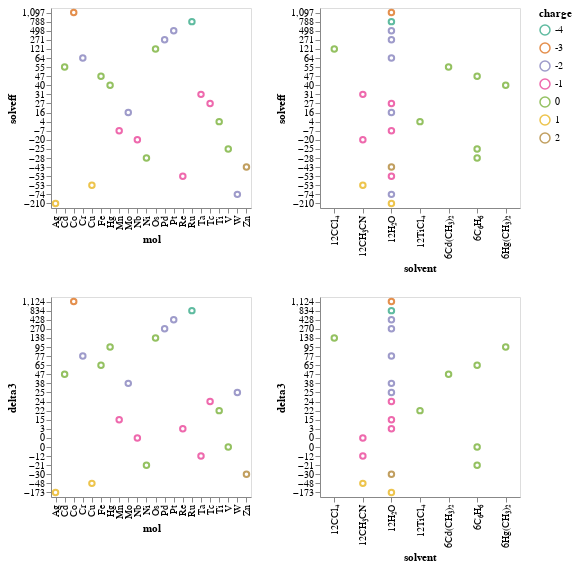

This figure's notebook cell:
### Code cell
chart=alt.Chart(df_adf_all).mark_point().encode(
    alt.X(alt.repeat("column"), type='ordinal'),
    alt.Y(alt.repeat("row"), type='ordinal',
          sort='descending',
          axis=alt.Axis(format=",.0f")
         ),
    color=alt.Color('charge', type='nominal', scale=alt.Scale(scheme='dark2'))
).properties(
    width=200,
    height=200
).repeat(
    row=['solveff', 'delta3'],
    column=['mol', 'solvent']
).interactive()

chart

### Figure 1 — Vega-Lite specification as saved in the notebook (floating-point values rounded to 4 significant figures)
{"config": {"view": {"continuousWidth": 400, "continuousHeight": 300}}, "repeat": {"column": ["mol", "solvent"], "row": ["solveff", "delta3"]}, "spec": {"data": {"name": "data-7557b93c233c3a938dcf9fa672e4824f"}, "mark": "point", "encoding": {"color": {"type": "nominal", "field": "charge", "scale": {"scheme": "dark2"}}, "x": {"type": "ordinal", "field": {"repeat": "column"}}, "y": {"type": "ordinal", "axis": {"format": ",.0f"}, "field": {"repeat": "row"}, "sort": "descending"}}, "height": 200, "selection": {"selector045": {"type": "interval", "bind": "scales", "encodings": ["x", "y"]}}, "width": 200}, "$schema": "https://vega.github.io/schema/vega-lite/v4.8.1.json", "datasets": {"data-7557b93c233c3a938dcf9fa672e4824f": [{"mol": "Ti", "x_labels": "Ti", "where": "SO-ZORA", "solveff": 4.3, "row": 4, "charge": 0, "solvent": "12TiCl₄", "delta1": 22.18, "delta2": 21.68, "delta3": 21.85, "delta4": 4.3, "Delta1": 22.18, "Delta2": -0.5, "Delta3": 0.17, "Delta4": -17.55, "d1": -0.02176, "d2": -0.02115, "d3": -0.02136, "d4": -0.0}, {"mol": "V", "x_labels": "V", "where": "SO-ZORA", "solveff": -25.33, "row": 4, "charge": 0, "solvent": "6C₆H₆", "delta1": 2.814, "delta2": 1.017, "delta3": -0.105, "delta4": -25.33, "Delta1": 2.814, "Delta2": -1.797, "Delta3": -1.122, "Delta4": -25.23, "d1": -0.01513, "d2": -0.01417, "d3": -0.01356, "d4": -0.0}, {"mol": "Cr", "x_labels": "Cr", "where": "SO-ZORA", "solveff": 63.86, "row": 4, "charge": -2, "solvent": "12H₂O", "delta1": 123.0, "delta2": 104.0, "delta3": 76.65, "delta4": 63.86, "Delta1": 123.0, "Delta2": -19.01, "Delta3": -27.38, "Delta4": -12.8, "d1": -0.02171, "d2": -0.01474, "d3": -0.004694, "d4": -0.0}, {"mol": "Mn", "x_labels": "Mn", "where": "SO-ZORA", "solveff": -7.242, "row": 4, "charge": -1, "solvent": "12H₂O", "delta1": 35.49, "delta2": 29.14, "delta3": 15.23, "delta4": -7.242, "Delta1": 35.49, "Delta2": -6.351, "Delta3": -13.91, "Delta4": -22.47, "d1": -0.01086, "d2": -0.009246, "d3": -0.005711, "d4": -0.0}, {"mol": "Fe", "x_labels": "Fe", "where": "SO-ZORA", "solveff": 47.11, "row": 4, "charge": 0, "solvent": "6C₆H₆", "delta1": 67.43, "delta2": 65.41, "delta3": 64.57, "delta4": 47.11, "Delta1": 67.43, "Delta2": -2.017, "Delta3": -0.841, "Delta4": -17.46, "d1": -0.008717, "d2": -0.007852, "d3": -0.007491, "d4": -0.0}, {"mol": "Co", "x_labels": "Co", "where": "SO-ZORA", "solveff": 1097.0, "row": 4, "charge": -3, "solvent": "12H₂O", "delta1": 1098.0, "delta2": 1128.0, "delta3": 1124.0, "delta4": 1097.0, "Delta1": 1098.0, "Delta2": 29.28, "Delta3": -3.119, "Delta4": -27.11, "d1": -0.0001645, "d2": -0.005234, "d3": -0.004694, "d4": -0.0}, {"mol": "Ni", "x_labels": "Ni", "where": "SO-ZORA", "solveff": -27.54, "row": 4, "charge": 0, "solvent": "6C₆H₆", "delta1": -9.36, "delta2": -17.95, "delta3": -21.46, "delta4": -27.54, "Delta1": -9.36, "Delta2": -8.592, "Delta3": -3.505, "Delta4": -6.087, "d1": -0.01116, "d2": -0.005885, "d3": -0.003735, "d4": -0.0}, {"mol": "Cu", "x_labels": "Cu", "where": "SO-ZORA", "solveff": -53.46, "row": 4, "charge": 1, "solvent": "12CH₃CN", "delta1": -23.3, "delta2": -44.89, "delta3": -47.87, "delta4": -53.46, "Delta1": -23.3, "Delta2": -21.59, "Delta3": -2.983, "Delta4": -5.593, "d1": 0.0632, "d2": 0.01797, "d3": 0.01172, "d4": 0.0}, {"mol": "Zn", "x_labels": "Zn", "where": "SO-ZORA", "solveff": -43.15, "row": 4, "charge": 2, "solvent": "12H₂O", "delta1": -29.68, "delta2": -30.29, "delta3": -30.12, "delta4": -43.15, "Delta1": -29.68, "Delta2": -0.611, "Delta3": 0.171, "Delta4": -13.02, "d1": 0.007035, "d2": 0.006715, "d3": 0.006805, "d4": 0.0}, {"mol": "Nb", "x_labels": "Nb", "where": "SO-ZORA", "solveff": -19.51, "row": 5, "charge": -1, "solvent": "12CH₃CN", "delta1": 15.89, "delta2": 3.21, "delta3": 0.179, "delta4": -19.51, "Delta1": 15.89, "Delta2": -12.68, "Delta3": -3.031, "Delta4": -19.69, "d1": -0.1114, "d2": -0.07148, "d3": -0.06194, "d4": -0.0}, {"mol": "Mo", "x_labels": "Mo", "where": "SO-ZORA", "solveff": 16.26, "row": 5, "charge": -2, "solvent": "12H₂O", "delta1": 69.5, "delta2": 57.48, "delta3": 38.01, "delta4": 16.26, "Delta1": 69.5, "Delta2": -12.02, "Delta3": -19.47, "Delta4": -21.75, "d1": -0.09522, "d2": -0.07372, "d3": -0.0389, "d4": -0.0}, {"mol": "Tc", "x_labels": "Tc", "where": "SO-ZORA", "solveff": 26.99, "row": 5, "charge": -1, "solvent": "12H₂O", "delta1": 22.69, "delta2": 28.88, "delta3": 23.9, "delta4": 26.99, "Delta1": 22.69, "Delta2": 6.184, "Delta3": -4.982, "Delta4": 3.092, "d1": 0.003026, "d2": -0.001332, "d3": 0.002179, "d4": -0.0}, {"mol": "Ru", "x_labels": "Ru", "where": "SO-ZORA", "solveff": 787.8, "row": 5, "charge": -4, "solvent": "12H₂O", "delta1": 828.1, "delta2": 831.8, "delta3": 834.2, "delta4": 787.8, "Delta1": 828.1, "Delta2": 3.637, "Delta3": 2.412, "Delta4": -46.41, "d1": -0.04974, "d2": -0.05423, "d3": -0.0572, "d4": -0.0}, {"mol": "Pd", "x_labels": "Pd", "where": "SO-ZORA", "solveff": 271.0, "row": 5, "charge": -2, "solvent": "12H₂O", "delta1": 202.9, "delta2": 238.6, "delta3": 270.5, "delta4": 271.0, "Delta1": 202.9, "Delta2": 35.67, "Delta3": 31.89, "Delta4": 0.485, "d1": 0.04305, "d2": 0.02048, "d3": 0.0003068, "d4": -0.0}, {"mol": "Ag", "x_labels": "Ag", "where": "SO-ZORA", "solveff": -210.2, "row": 5, "charge": 1, "solvent": "12H₂O", "delta1": -175.0, "delta2": -174.3, "delta3": -173.4, "delta4": -210.2, "Delta1": -175.0, "Delta2": 0.772, "Delta3": 0.835, "Delta4": -36.73, "d1": 0.008141, "d2": 0.00832, "d3": 0.008513, "d4": 0.0}, {"mol": "Cd", "x_labels": "Cd", "where": "SO-ZORA", "solveff": 54.9, "row": 5, "charge": 0, "solvent": "6Cd(CH₃)₂", "delta1": 6.982, "delta2": 22.72, "delta3": 46.82, "delta4": 54.9, "Delta1": 6.982, "Delta2": 15.73, "Delta3": 24.1, "Delta4": 8.08, "d1": -0.01386, "d2": -0.009311, "d3": -0.002338, "d4": 0.0}, {"mol": "Ta", "x_labels": "Ta", "where": "SO-ZORA", "solveff": 30.64, "row": 6, "charge": -1, "solvent": "12CH₃CN", "delta1": 11.59, "delta2": -6.849, "delta3": -11.6, "delta4": 30.64, "Delta1": 11.59, "Delta2": -18.44, "Delta3": -4.747, "Delta4": 42.23, "d1": -0.005583, "d2": -0.01099, "d3": -0.01238, "d4": 0.0}, {"mol": "W", "x_labels": "W", "where": "SO-ZORA", "solveff": -74.4, "row": 6, "charge": -2, "solvent": "12H₂O", "delta1": 85.21, "delta2": 52.39, "delta3": 25.1, "delta4": -74.4, "Delta1": 85.21, "Delta2": -32.82, "Delta3": -27.3, "Delta4": -99.5, "d1": 0.05317, "d2": 0.04224, "d3": 0.03314, "d4": 0.0}, {"mol": "Re", "x_labels": "Re", "where": "SO-ZORA", "solveff": -52.82, "row": 6, "charge": -1, "solvent": "12H₂O", "delta1": 21.6, "delta2": 11.56, "delta3": 2.737, "delta4": -52.82, "Delta1": 21.6, "Delta2": -10.05, "Delta3": -8.819, "Delta4": -55.56, "d1": 0.03932, "d2": 0.03401, "d3": 0.02936, "d4": 0.0}, {"mol": "Os", "x_labels": "Os", "where": "SO-ZORA", "solveff": 121.2, "row": 6, "charge": 0, "solvent": "12CCl₄", "delta1": 132.7, "delta2": 135.6, "delta3": 137.6, "delta4": 121.2, "Delta1": 132.7, "Delta2": 2.826, "Delta3": 2.027, "Delta4": -16.41, "d1": 0.009486, "d2": 0.01181, "d3": 0.01347, "d4": 0.0}, {"mol": "Pt", "x_labels": "Pt", "where": "SO-ZORA", "solveff": 498.5, "row": 6, "charge": -2, "solvent": "12H₂O", "delta1": 292.3, "delta2": 371.2, "delta3": 428.1, "delta4": 498.5, "Delta1": 292.3, "Delta2": 78.86, "Delta3": 56.9, "Delta4": 70.43, "d1": -0.1094, "d2": -0.06754, "d3": -0.03736, "d4": 0.0}, {"mol": "Hg", "x_labels": "Hg", "where": "SO-ZORA", "solveff": 40.08, "row": 6, "charge": 0, "solvent": "6Hg(CH₃)₂", "delta1": 31.95, "delta2": 67.2, "delta3": 95.47, "delta4": 40.08, "Delta1": 31.95, "Delta2": 35.25, "Delta3": 28.28, "Delta4": -55.39, "d1": -0.0009148, "d2": 0.003053, "d3": 0.006236, "d4": 0.0}]}}
